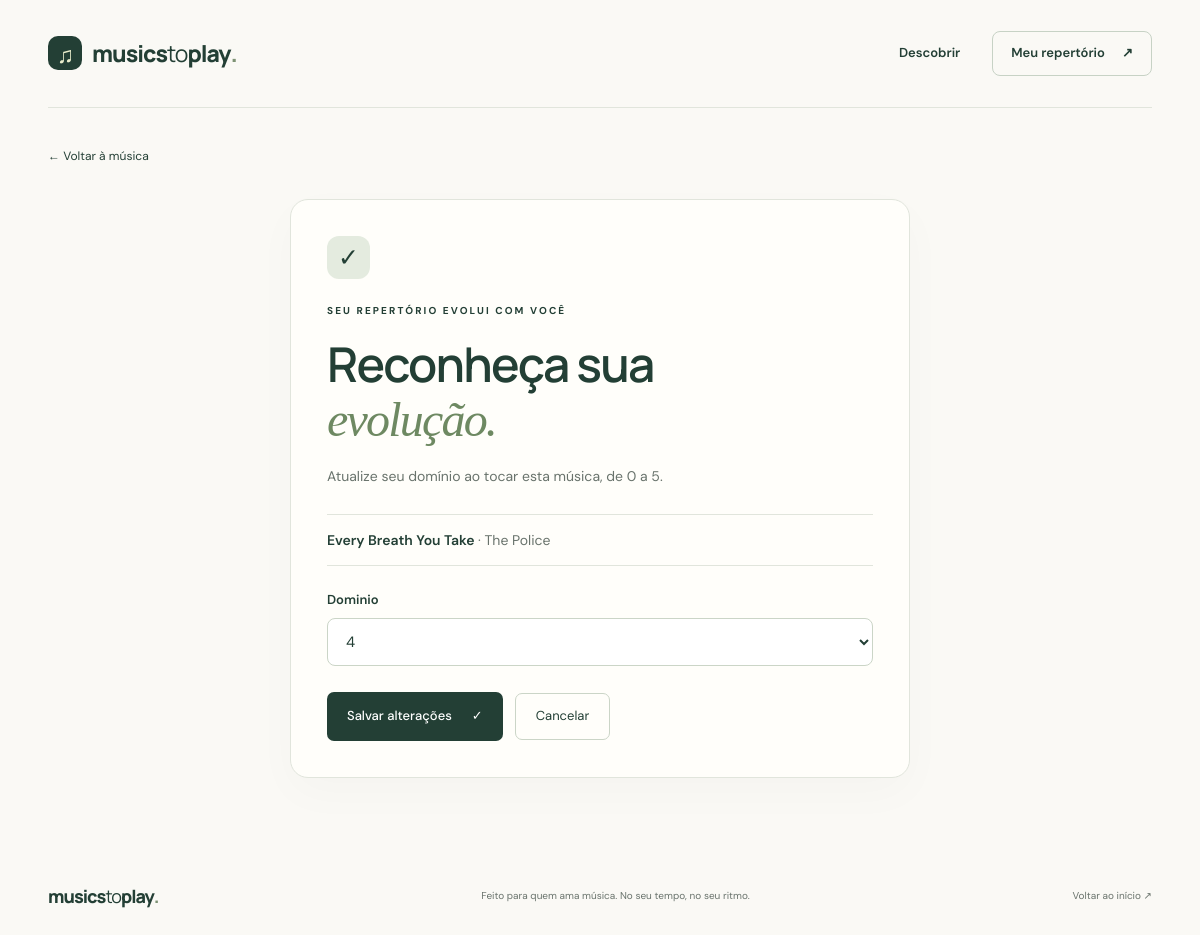
Page /updatemusicasaprendidas/4 on the committed database.
### cifras/models.py (models this page shows, shortened)
class MusicasAprendidas(models.Model):
    DIFICULTADE_CHOICES = (
        (0,0),
        (1,1),
        (2,2),
        (3,3),
        (4,4),
        (5,5),
    )
    musica = models.ForeignKey(MusicasAprender,on_delete=models.PROTECT, related_name="musicas_aprendidas") # models.PROTECT não permite a exclusão de um objeto musicaaprender caso ele seja referenciado por objetos musicasaprendidas
    dominio = models.IntegerField(choices=DIFICULTADE_CHOICES, blank = False) # usa a tupla de escolhas para limitar os valoes a somente os que estão na tupla, que nem o campo instrumento da classe MusicaAprender
    class Meta:
        verbose_name_plural = "MusicasAprendidas" # o atributo verbose_name_plural controla como o nome vai ficar no plural quando for pro painel django admin

class MusicasAprender(models.Model):
    INSTRUMENTO_CHOICES = (
        ('Guitarra','Guitarra'),
        ('Violao','Violão'),
    )
    user = models.ForeignKey(User,on_delete=models.PROTECT,related_name="musicas_aprender")# models.PROTECT não permite a exclusão de um objeto User caso ele seja referenciado por objetos musicasaprender
    capa_album_small = models.ImageField()
    capa_album_medium = models.ImageField()
    nome_banda = models.CharField(max_length=40)
    nome_musica = models.CharField(max_length=40)
    duracao = models.IntegerField()
    bpm = models.IntegerField()                                                                # blank = False impede que o campo seja enviado no formulário vazio
    instrumento = models.CharField(max_length=8,choices= INSTRUMENTO_CHOICES,default= 'Violao', blank = False) # com o conjunto de tuplas(INSTRUMENTO_CHOICES), usamos o atributo choice para o campo ter somente as opções da tupla como valor e o default dita um valor que caso o campo fique em branco este valor padrão será o valor do campo.
    class Meta:
        verbose_name_plural = "MusicasAprender" # o atributo verbose_name_plural controla como o nome vai ficar no plural quando for pro painel django admin

### cifras/views.py (the view, shortened to what this page needs)
# urls.py: path('updatemusicasaprendidas/<int:pk>',MusicaAprendidaUpdate.as_view(), name = 'url_updatemusicasaprendidas'),
class MusicaAprendidaUpdate(FormView):
    template_name = "cifras/musicasForm.html"
    form_class = MusicaAprendidaForm
    success_url = reverse_lazy('url_listmusicasaprendidas')
    def get_context_data(self, **kwargs):
        context = super().get_context_data(**kwargs)
        context['id_musica_aprendida'] = self.kwargs['pk'] # pega o id enviado pela URL e armazenado no kwargs da URL(self.kwargs) e armazena no contexto
        return context # envio o contexto para o template
    def get_form_kwargs(self):
        id = self.kwargs['pk'] # busco no kwargs o id que a view recebeu pela URL
        kwargs = super().get_form_kwargs()
        kwargs['instance'] = get_object_or_404(MusicasAprendidas,pk = id)  # escrevo no atributo instance do kwargs uma instancia de objeto existente para ja vir com campos preenchidos
        return kwargs

### cifras/forms.py
class MusicaAprendidaForm(forms.ModelForm):
    class Meta:
        model = MusicasAprendidas # model que recebe a alteração
        fields = ["dominio"] # unico campo que pode receber alterações após ser criado

### cifras/templates/cifras/musicasForm.html (shortened to what this page needs)
{% extends 'cifras/base_conta.html' %}
{% block content %}
{% if id_musica_aprender %}{% url 'url_perfilmusicaaprender' id_musica_aprender as cancel_url %}{% elif id_musica_aprendida %}{% url 'url_perfilmusicaaprendida' id_musica_aprendida as cancel_url %}{% endif %}
<section class="edit-page wrap" aria-labelledby="edit-title">
    <a class="text-link" href="{{ cancel_url }}">← Voltar à música</a>
    <div class="edit-panel account-panel">
        <span class="step-icon {% if id_musica_aprender %}lilac{% else %}green{% endif %}" aria-hidden="true">{% if id_musica_aprender %}♫{% else %}✓{% endif %}</span>
        <span class="eyebrow edit-eyebrow">SEU REPERTÓRIO EVOLUI COM VOCÊ</span>
        <h1 id="edit-title">{% if id_musica_aprender %}Um novo jeito<br>de <em>tocar.</em>{% else %}Reconheça sua<br><em>evolução.</em>{% endif %}</h1>
        <p class="account-intro">{% if id_musica_aprender %}Escolha o instrumento para aprender esta música.{% else %}Atualize seu domínio ao tocar esta música, de 0 a 5.{% endif %}</p>
        <p class="edit-song">{% if id_musica_aprender %}{{ form.instance.nome_musica }} <span>· {{ form.instance.nome_banda }}</span>{% else %}{{ form.instance.musica.nome_musica }} <span>· {{ form.instance.musica.nome_banda }}</span>{% endif %}</p>
        <form method="post" class="account-form">
            {% for field in form %}
                {% if field.is_hidden %}{{ field }}{% else %}
                <div class="account-field"><label for="{{ field.id_for_label }}">{{ field.label }}</label>{{ field }}</div>
                {% endif %}
            {% endfor %}
            <div class="edit-buttons"><button class="button-dark" type="submit">Salvar alterações <span aria-hidden="true">✓</span></button><a class="button-secondary" href="{{ cancel_url }}">Cancelar</a></div>
        </form>
    </div>
</section>
{% endblock %}

### cifras/static/cifras/css/landing.css (style rules this page uses)
:root { --paper:#faf9f5;--ink:#233f35;--muted:#69736c;--green:#e5ede2;--line:#e1e5dc;--purple:#ede7f5 }
* { box-sizing:border-box }
html { scroll-behavior:smooth;scroll-padding-top:30px }
body { margin:0;background:var(--paper);color:var(--ink);font-family:'DM Sans',sans-serif;font-size:15px;line-height:1.6 }
a { color:inherit;text-decoration:none }
button,input { font:inherit }
button,a,input { -webkit-tap-highlight-color:transparent }
a,button { touch-action:manipulation }
button { cursor:pointer }
h1,h2,h3,p { margin:0 }
h1,h2,h3 { font-family:Manrope,sans-serif }
.wrap { width:min(1180px,calc(100% - 96px));margin-inline:auto }
.eyebrow { font-size:10px;font-weight:700;letter-spacing:2.1px;display:inline-flex;align-items:center;gap:10px }
h1 { font-size:clamp(42px,4.7vw,64px);font-weight:600;line-height:1.13;letter-spacing:-3px;margin:24px 0 }
h1 em { font-family:Georgia,serif;font-weight:400;color:#6e8962 }
.search-form button,.button-dark { border:0;border-radius:7px;background:var(--ink);color:#fff;font-size:13px;font-weight:500;padding:14px 20px;display:inline-flex;justify-content:center;align-items:center;gap:20px;white-space:nowrap }
.step-icon { display:grid;place-items:center;height:43px;width:43px;border-radius:12px;font-size:25px }
.green { background:#e4ebdf }
.text-link { font-size:12px;white-space:nowrap }

### cifras/static/cifras/css/conta.css (style rules this page uses)
.account-page { min-height:100vh;display:flex;flex-direction:column }
.account-panel { background:#fffefa;border:1px solid var(--line);border-radius:18px;padding:36px;box-shadow:0 15px 45px #233f3506 }
.account-intro { color:var(--muted);font-size:13px;margin:10px 0 26px }
.account-form { display:grid;gap:18px }
.account-field label { display:block;font-size:13px;font-weight:600;margin-bottom:7px }
.account-field input,.account-field select,.account-field textarea { width:100%;min-width:0;border:1px solid #cbd5c7;border-radius:8px;background:#fff;padding:12px 14px;color:var(--ink);font:inherit }
.edit-page { padding-block:35px 60px }
.edit-panel { max-width:620px;margin:32px auto 0 }
.edit-eyebrow { display:block;margin-top:24px }
.edit-panel h1 { font-size:clamp(35px,4vw,48px);letter-spacing:-1.8px;margin:18px 0 }
.edit-panel .account-intro { font-size:14px }
.edit-song { padding:14px 0;margin-bottom:24px;border-block:1px solid var(--line);font-size:14px;font-weight:600;overflow-wrap:anywhere }
.edit-song span { font-weight:400;color:var(--muted) }
.edit-buttons { display:flex;gap:12px;align-items:center;flex-wrap:wrap;margin-top:8px }
.button-secondary { display:inline-flex;align-items:center;justify-content:center;padding:12px 20px;border:1px solid #cbd5c7;border-radius:7px;font-size:13px }

### rows in the picture
MusicasAprendidas: instance.musica.nome_musica "Every Breath You Take", instance.musica.nome_banda "The Police", form "4"

### other values in the picture
{{ field.label }} "Dominio"
